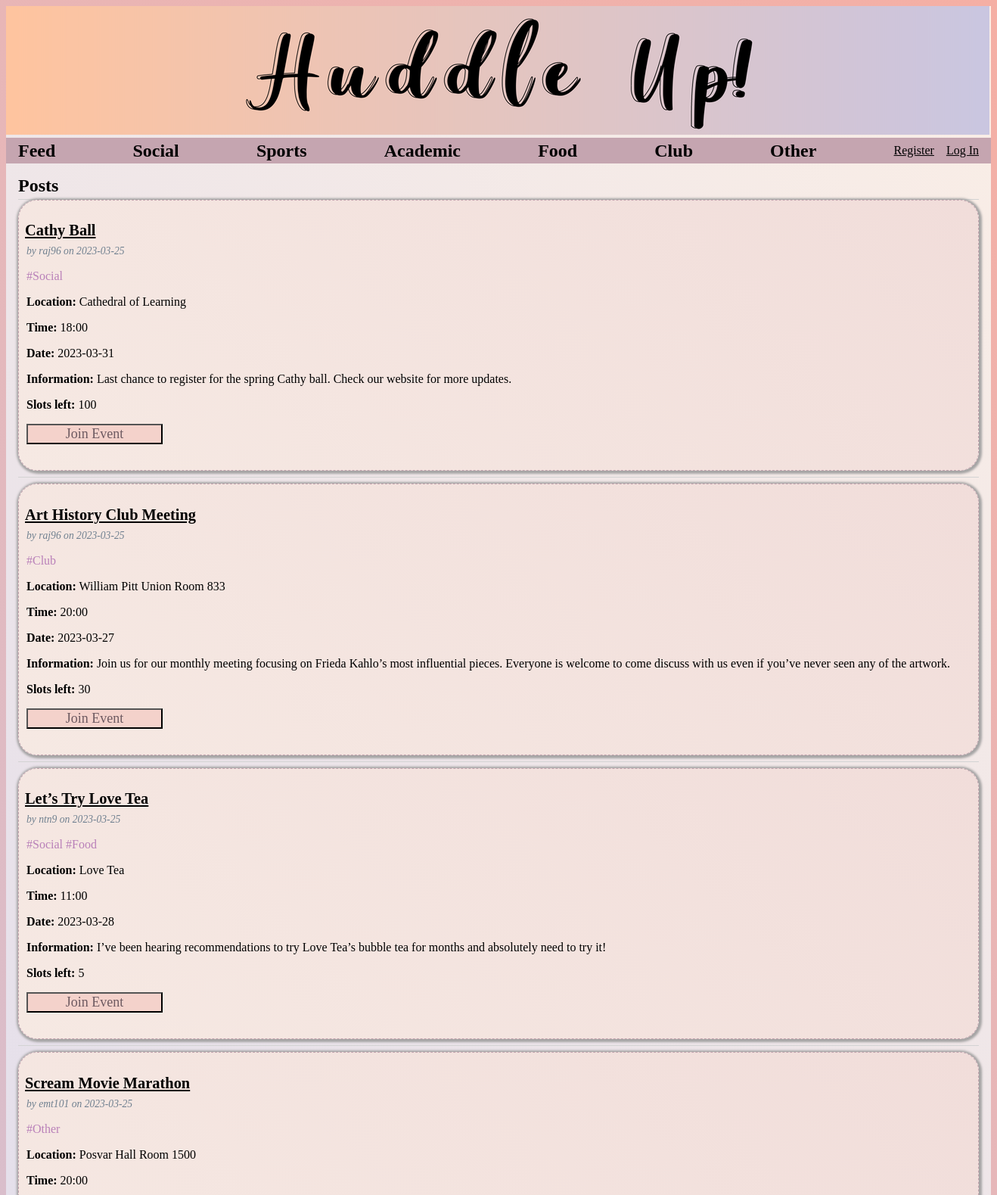
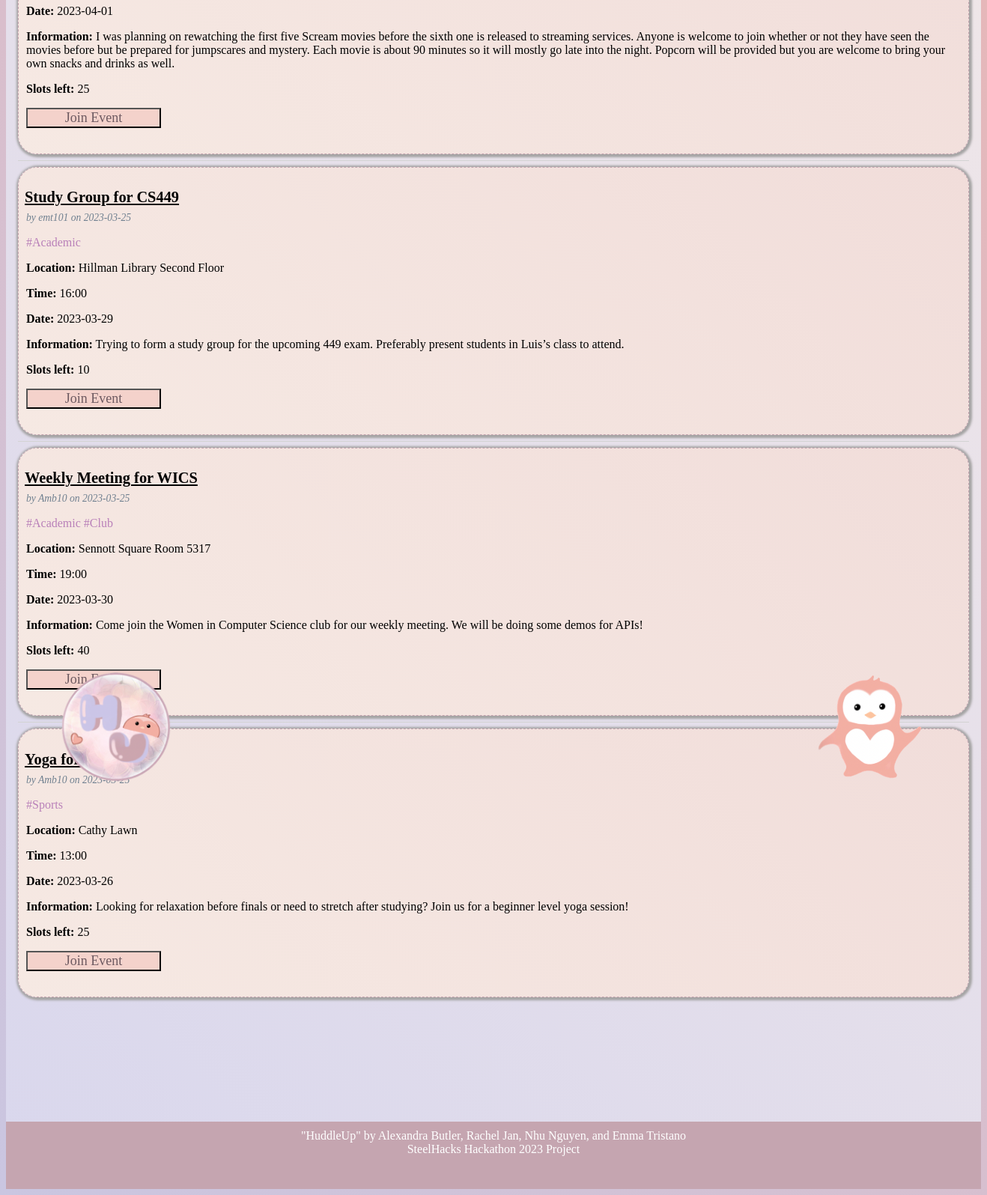
Before: / with the older database file (2 pictures, top to bottom).
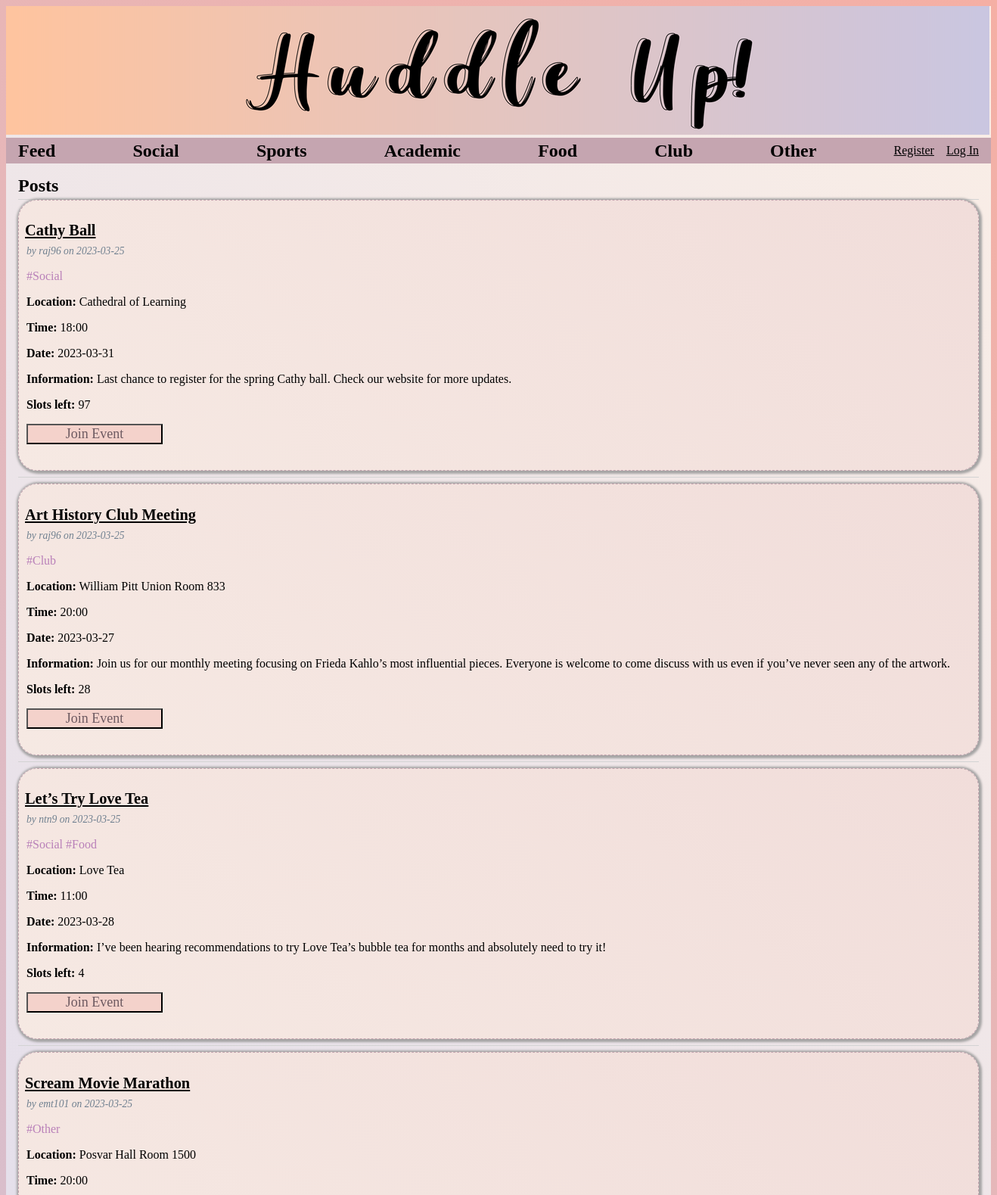
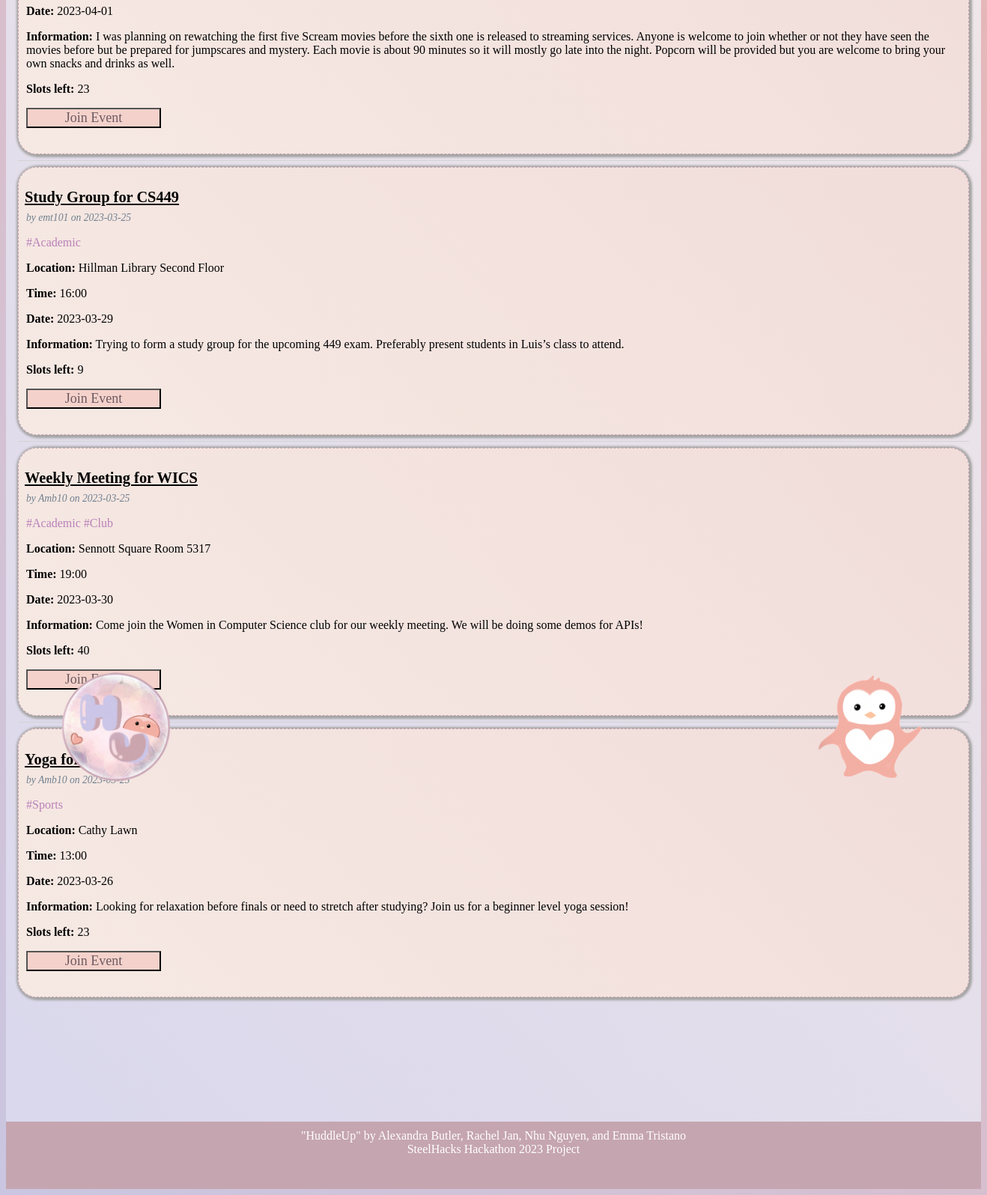
After: the same page with the newer database file (2 pictures, top to bottom).
### tables this page shows
CREATE TABLE post (
  id INTEGER PRIMARY KEY AUTOINCREMENT,
  author_id INTEGER NOT NULL,
  created TIMESTAMP NOT NULL DEFAULT CURRENT_TIMESTAMP,
  title TEXT NOT NULL,
  body TEXT NOT NULL,
  tag TEXT NOT NULL, 
  location TEXT NOT NULL,
  time TEXT NOT NULL,
  date TEXT NOT NULL,
  joins INTEGER NOT NULL,
  joined_id TEXT NOT NULL,
  FOREIGN KEY (author_id) REFERENCES user (id)
);

CREATE TABLE user (
  id INTEGER PRIMARY KEY AUTOINCREMENT,
  username TEXT UNIQUE NOT NULL,
  password TEXT NOT NULL,
  first_name TEXT NOT NULL,
  last_name TEXT NOT NULL,
  phone_num TEXT NOT NULL,
  email TEXT NOT NULL
);

### flaskr/blog.py (the view)
@bp.route('/')
def index():
    db = get_db()
    posts = db.execute(
        'SELECT p.id, title, body, tag, location, time, date, joins, joined_id, created, author_id, username'
        ' FROM post p JOIN user u ON p.author_id = u.id'
        ' ORDER BY created DESC'
    ).fetchall()
    return render_template('blog/index.html', posts=posts)

### flaskr/auth.py (called while the page is built)
@bp.before_app_request
def load_logged_in_user():
    user_id = session.get('user_id')
    if user_id is None:
        g.user = None
    else:
        g.user = get_db().execute(
            'SELECT * FROM user WHERE id = ?', (user_id,)
        ).fetchone()

### flaskr/db.py (called while the page is built)
def get_db():
    if 'db' not in g:
        g.db = sqlite3.connect(
            current_app.config['DATABASE'],
            detect_types=sqlite3.PARSE_DECLTYPES
        )
        g.db.row_factory = sqlite3.Row
    return g.db

### flaskr/templates/blog/index.html (shortened to what this page needs)
{% extends 'base.html' %}
{% block header %}
<h1>{% block title %}Posts{% endblock %}</h1>
{% endblock %}
{% block content %}
{% for post in posts %}
<article class="post">
    <header>
        <div style="padding-top: 0%;">
            <h1><a class="action" href="{{ url_for('blog.post_page', id=post['id']) }}">{{ post['title'] }}</a></h1>
            <div class=" about" style="padding-left: 10px;">by {{ post['username'] }} on {{
                post['created'].strftime('%Y-%m-%d') }}
            </div>
        </div>
    </header>
    <p class="tag" style="color: rgb(185, 128, 185); padding-left: 10px;">{{ post['tag']}}</p>
    <p class="location" style="padding-left: 10px;"><b>Location:</b> {{ post['location']}}</p>
    <p class="time" style="padding-left: 10px;"><b>Time:</b> {{ post['time']}}</p>
    <p class="time" style="padding-left: 10px;"><b>Date:</b> {{ post['date']}}</p>
    <p class="body" style="padding-left: 10px; padding-right: 10px;"><b>Information:</b> {{ post['body'] }}</p>
    <p class="joins" style="padding-left: 10px;"><b>Slots left: </b>{{ post['joins']}}</p>
    <form action="{{ url_for('blog.join_post', id=post['id']) }}" method="post" style="padding-left: 10px;">
        <input class="danger" type="submit" value="Join Event" onclick="return confirm('Are you sure?');">
    </form>
</article>
{% if not loop.last %}
<hr>
{% endif %}
{% endfor %}
{% endblock %}

### flaskr/templates/base.html (shortened to what this page needs)
<!doctype html>
<html lang='en'>
<link rel="stylesheet" href="{{ url_for('static', filename='style.css') }}">
<body>
    <div class="banner"><img src="../static/home2.png" alt="home image"></div>
    <img src="../static/penguin.png" alt="penguin image" width="150" height="150"
        style="float:right;position:absolute;text-align:right;bottom:550px;right:80px;"></div>
    <img src="../static/icon.png" alt="icon" width="150" height="150"
        style="float:left;position:absolute;text-align:left;bottom:550px;left:80px;"></div>
</body>
<nav>
    <h1><a href="/">Feed</a></h1>
    <h1><a href="{{ url_for('blog.filter_post', filter_name='#Social') }}">Social</a></h1>
    <h1><a href="{{ url_for('blog.filter_post', filter_name='#Sports') }}">Sports</a></h1>
    <h1><a href="{{ url_for('blog.filter_post', filter_name='#Academic') }}">Academic</a></h1>
    <h1><a href="{{ url_for('blog.filter_post', filter_name='#Food') }}">Food</a></h1>
    <h1><a href="{{ url_for('blog.filter_post', filter_name='#Club') }}">Club</a></h1>
    <h1><a href="{{ url_for('blog.filter_post', filter_name='#Other') }}">Other</a></h1>
    <ul>
        {% if g.user %}
        <li><a href="{{ url_for('blog.profile', id=g.user['id']) }}">{{ g.user['username'] }}</a>
        <li><a href="{{ url_for('auth.logout') }}">Log Out</a>
            {% else %}
        <li><a href="{{ url_for('auth.register') }}">Register</a>
        <li><a href="{{ url_for('auth.login') }}">Log In</a>
            {% endif %}
    </ul>
</nav>
<section class="content">
    <header>
        {% block header %}{% endblock %}
    </header>
    {% block content %}{% endblock %}
</section>
<div>
    <footer id="footer">
        <p>"HuddleUp" by Alexandra Butler, Rachel Jan, Nhu Nguyen, and Emma Tristano</p>
        <p>SteelHacks Hackathon 2023 Project</p>
    </footer>
</div>
</html>

### flaskr/static/style.css (style rules this page uses)
* { font-family: "Gill Sans"; }
.banner { text-align: left; padding-left: 0; padding-top: 0; padding-bottom: 0; }
html { font-family: sans-serif; background: linear-gradient(45deg, #CAC6E1, #F5AFA4); }
body { background: linear-gradient(45deg, #D9D7ED, #FAEEE6); }
h1 { color: black; }
a { color: black; }
hr { border: none; border-top: 1px solid lightgray; }
nav { background: #C5A5B0; display: flex; align-items: center; padding: 0 0.5rem; }
nav h1 { flex: auto; margin: 0; }
nav h1 a { text-decoration: none; padding: 0.25rem 0.5rem; }
nav ul { display: flex; list-style: none; margin: 0; padding: 0; }
nav ul li a, nav ul li span, header .action { display: block; padding: 0.5rem; }
.content { padding: 0 1rem 1rem; }
.content>header { border-bottom: 1px solid lightgray; display: flex; align-items: flex-end; }
.content>header h1 { flex: auto; margin: 1rem 0 0.25rem 0; }
.post { background: linear-gradient(45deg, #f6e9e3, #f1ddda); border: 1.5px solid #C5A5B0; border-style: dashed; border-radius: 25px; box-shadow: 1px 1px 3px 3px rgb(165, 164, 164); }
.post>header { display: flex; align-items: flex-end; font-size: 0.85em; }
.post>header>div:first-of-type { flex: auto; }
.post>header h1 { font-size: 1.5em; margin-bottom: 0; }
.post .about { color: slategray; font-style: italic; }
.post .body { white-space: pre-line; display: -webkit-box; -webkit-line-clamp: 3; -webkit-box-orient: vertical; overflow: hidden; overflow-wrap: break-word; }
.content form { margin: 1em 0; display: flex; flex-direction: column; }
.content input, .content textarea { margin-bottom: 1em; font-size: large; background-color: linear-gradient(45deg, #efe1da, #dbd9ee); }
input.danger { color: #6e5a61; }
input[type=submit] { align-self: start; min-width: 10em; background-color: #f4d2cb; }
footer { text-align: center; margin: 0; height: 10vh; margin-top: 150px; padding-top: 10px; padding-bottom: 0px; position: relative; background-color: #C5A5B0; color: white; overflow: auto; font-size: medium; }
footer p { margin: 0; padding: 0; }

Changed rows visible on the page:
changed post "Cathy Ball": joins "100" → "97"
changed post "Art History Club Meeting": joins "30" → "28"
changed post "Let’s Try Love Tea": joins "5" → "4"
changed post "Scream Movie Marathon": joins "25" → "23"
changed post "Study Group for CS449": joins "10" → "9"
changed post "#Sports": joins "25" → "23"
